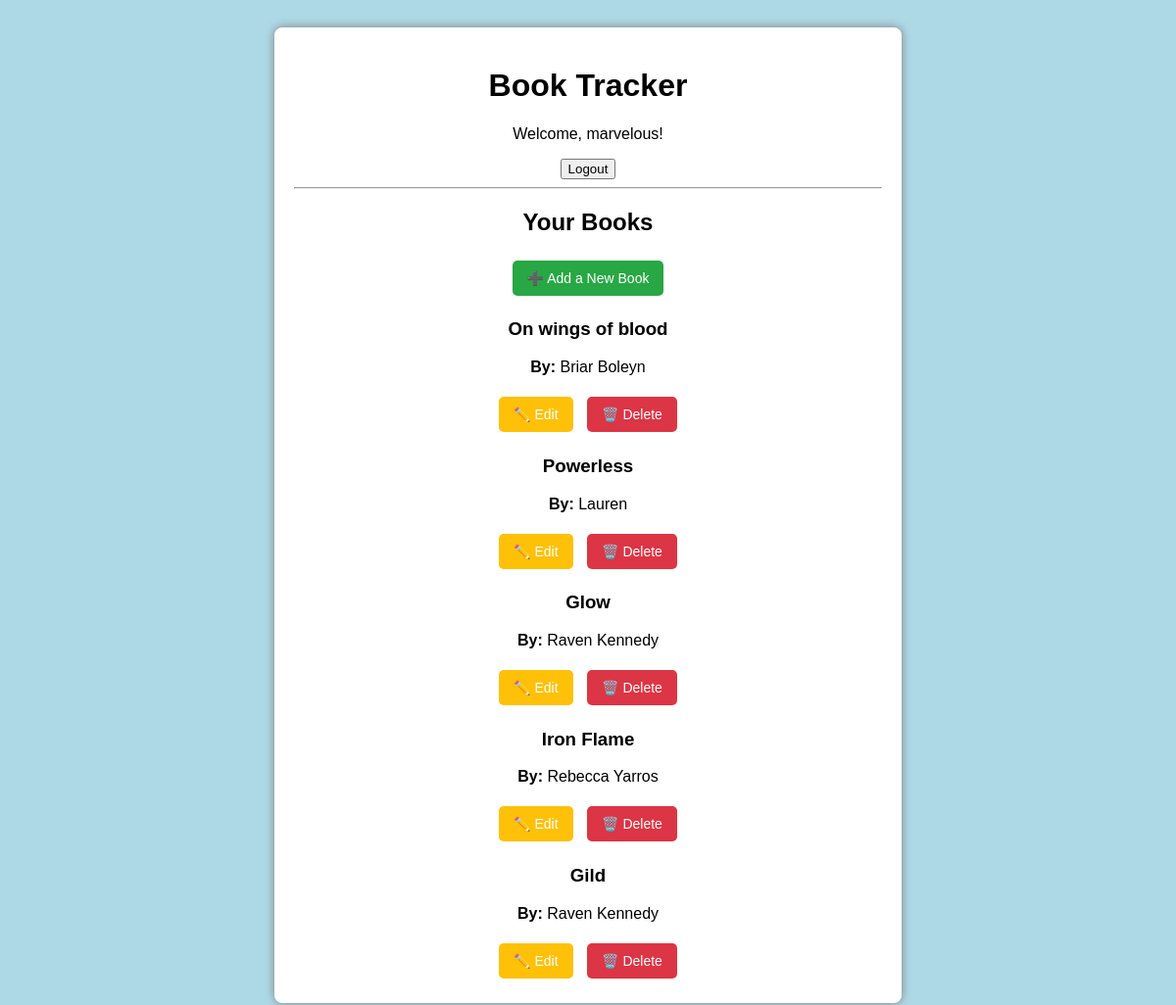
/books/ (signed in), run on an earlier commit of the app's database.
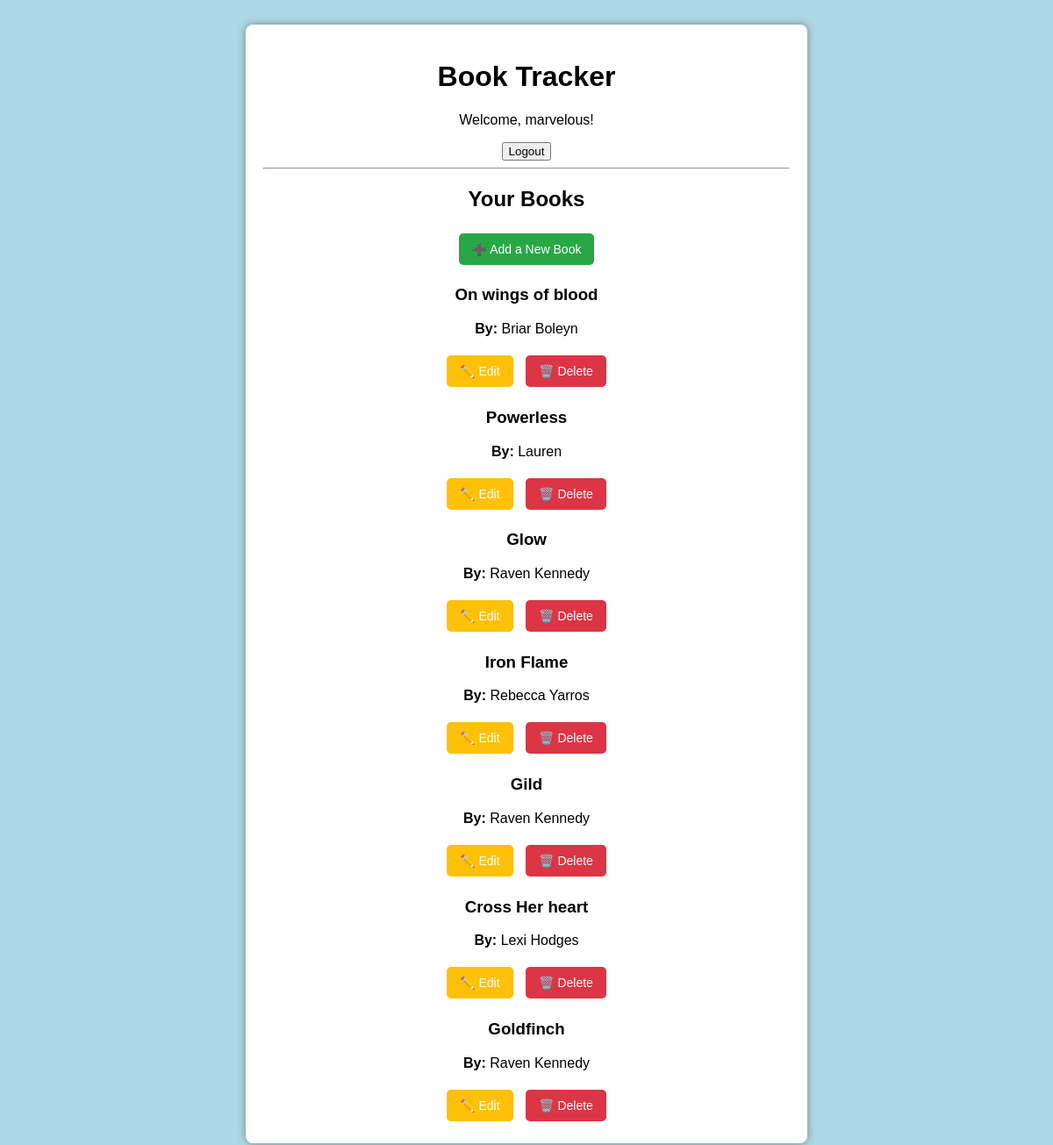
And on a later commit of the database.
### books/models.py (models this page shows, shortened)
class Book(models.Model):
    title = models.CharField(max_length=255)
    author = models.CharField(max_length=255)
    user = models.ForeignKey(User, on_delete=models.CASCADE)

### books/views.py (the view)
# urls.py: path('', book_list, name='book_list'),
@login_required
def book_list(request):
    books = Book.objects.filter(user=request.user)
    return render(request, 'books/book_list.html', {'books': books})

### books/templates/books/book_list.html
{% extends 'base.html' %}
{% block content %}
<h2>Your Books</h2>
<a href="{% url 'book_create' %}" class="btn btn-add">➕ Add a New Book</a>
<div class="book-list">
    {% for book in books %}
    <div class="book-card">
        <h3>{{ book.title }}</h3>
        <p><strong>By:</strong> {{ book.author }}</p>
        <div class="actions">
            <a href="{% url 'book_edit' book.id %}" class="btn btn-edit">✏️ Edit</a>
            <a href="{% url 'book_delete' book.id %}" class="btn btn-delete">🗑️ Delete</a>
        </div>
    </div>
    {% empty %}
    <p>No books added yet.</p>
    {% endfor %}
</div>
{% endblock %}

### books/templates/base.html (shortened to what this page needs)
<!DOCTYPE html>
<html lang="en">
<head>
</head>
<body>
    <div class="container">
        <h1>Book Tracker</h1>
        {% if user.is_authenticated %}
        <p>Welcome, {{ user.username }}!</p>
        <form action="{% url 'logout' %}" method="post">
            <button type="submit">Logout</button>
        </form>
        {% else %}
        <a href="{% url 'admin:index' %}">Admin</a>
        {% endif %}
        <hr>
        {% block content %}{% endblock %}
    </div>
</body>
</html>

### books/templates/base.html (style rules this page uses)
.btn { display: inline-block; padding: 10px 15px; margin: 5px; text-decoration: none; background-color: #007bff; color: white; border-radius: 5px; border: none; font-size: 14px; text-align: center; }
.btn-add { background-color: #28a745; }
.btn-edit { background-color: #ffc107; }
.btn-delete { background-color: #dc3545; }
body { font-family: Arial, sans-serif; background-color: lightblue; text-align: center; padding: 20px; }
.container { max-width: 600px; margin: auto; background: white; padding: 20px; border-radius: 8px; box-shadow: 0px 0px 10px gray; }
a { display: block; margin-top: 10px; color: navy; }

What changed in the data, as far as the page shows it:
added Book: title "Cross Her heart", author "Lexi Hodges"
added Book: title "Goldfinch", author "Raven Kennedy"
